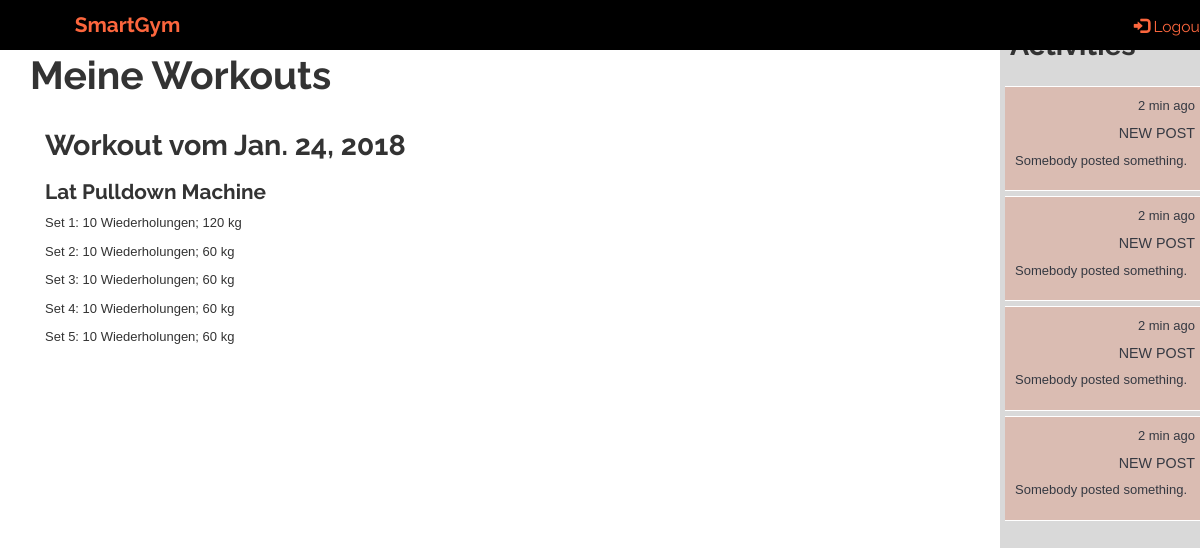
The app's page /tracker/training_units/1 (signed in), older data.
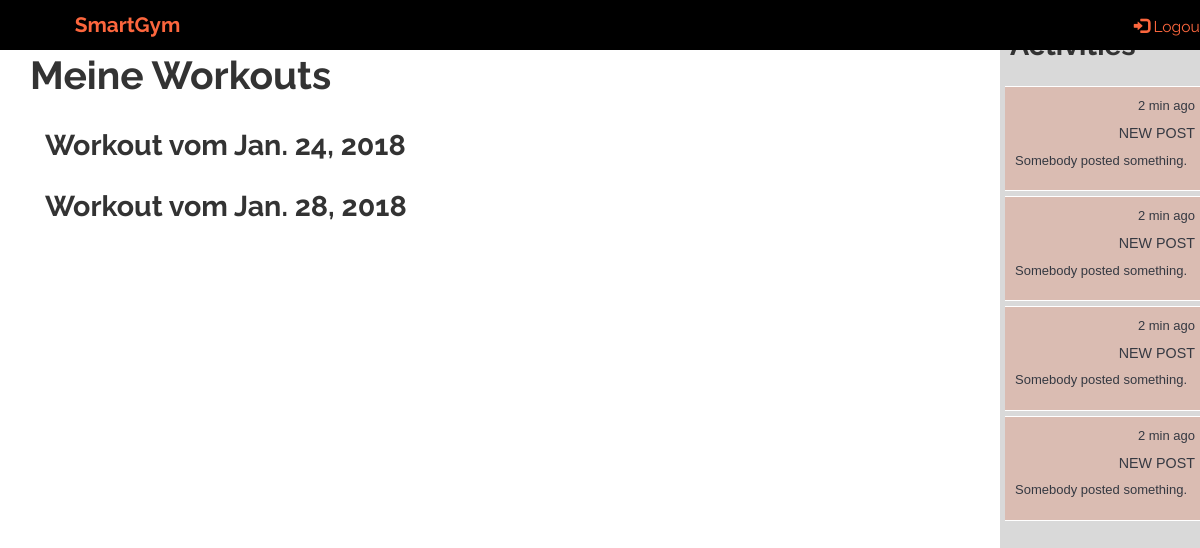
The same page, newer data.
### tracker/models.py (models this page shows, shortened)
class TrainUnit(models.Model, LoginRequiredMixin):
    login_url = '/login/'
    id = models.UUIDField(primary_key=True, default=uuid.uuid4)
    start_time_date = models.DateTimeField(null=False, blank=False)
    end_time_date = models.DateTimeField(null=False, blank=False)
    date = models.DateField(null=False, blank=False)
    user = models.ForeignKey(UserProfile, on_delete=models.CASCADE)
    exercise_units = models.ManyToManyField('ExerciseUnit', related_name='+', blank=True)

class ExerciseUnit(models.Model):
    id = models.UUIDField(primary_key=True, default=uuid.uuid4)
    time_date = models.DateTimeField(null=False, blank=False)
    train_unit = models.ForeignKey(TrainUnit, on_delete=models.CASCADE)
    exercise = models.ForeignKey(Exercise, on_delete=models.CASCADE)

class Exercise(models.Model):
    name = models.CharField(max_length=100, primary_key=True)
    description = models.CharField(max_length=1000, help_text="Insert short description here.")
    muscles = models.ManyToManyField('Muscle', help_text="Muscles trained by the exercise.")
    equipment = models.ManyToManyField('Equipment', help_text="Necessary equipment for the exercise.")
    def __str__(self):
        return self.name

class Set(models.Model):
    id = models.UUIDField(primary_key=True, default=uuid.uuid4)
    date_time = models.DateTimeField(default=timezone.now, null=False, blank=False)
    exercise_unit = models.ForeignKey(ExerciseUnit, on_delete=models.CASCADE)
    repetitions = models.IntegerField(blank=False)
    weight = models.IntegerField(blank=False)
    rfid = models.CharField(blank=False, null=False, max_length=10)
    """
    @classmethod
    def create(cls, repetitions, weight, rfid, exercise_unit=None, date_time=datetime.now()):
        # TODO get exercise_unit for User or create new
        if exercise_unit = None:
            exercise_unit = 1
        set = cls(repetitions=repetitions, weight=weight, exercise_unit=exercise_unit, date_time=date_time)
    """

### tracker/views.py (the view)
# urls.py: url(r'^training_units/(?P<pk>\d+)$', views.TrainingUnitsList.as_view(), name='training_units'),
class TrainingUnitsList(LoginRequiredMixin, generic.ListView):
    model = TrainUnit
    context_object_name = 'training_units'
    template_name = 'tracker/User/training_units.html'
    def get_context_data(self, **kwargs):
        context = super().get_context_data(**kwargs)
        context['base_template'] = 'tracker/User/user_tracker_base.html'
        return context
    def get_queryset(self):
        return TrainUnit.objects.filter(user=self.request.user.userprofile)

### tracker/templates/tracker/User/training_units.html (shortened to what this page needs)
{% extends base_template %}
{% block extra_head %}
{% load static %}
<link rel="stylesheet" href="{% static 'css/style.css' %}">
{% endblock %}
{% block site_content %}
<div class="container background-col">
    <div class="row full-height">
        <div class="col-xs-12 col-sm-12 col-md-12 col-lg-12 padding-0">
            <div class="row row-eq-height">
                <h1>Meine Workouts</h1>
            </div>
        </div>
        <div class="col-xs-12 col-sm-12 col-md-12 col-lg-12">
            {% for train_unit in training_units %}
                <div class="row">
                    <h2>Workout vom {{ train_unit.date }}</h2>
                    {% for exercise_unit in train_unit.exercise_units.all %}
                        <h3>{{ exercise_unit.exercise }}</h3>
                        {% for set in exercise_unit.set_set.all %}
                            <p>Set {{ forloop.counter }}: {{ set.repetitions }} Wiederholungen; {{ set.weight }} kg</p>
                        {% endfor %}
                    {% endfor %}
                </div>
            {% endfor %}
        </div>
    </div>
</div>
{% endblock %}

### tracker/templates/tracker/User/user_tracker_base.html (shortened to what this page needs)
{% extends "tracker/tracker_base.html" %}

### tracker/templates/tracker/tracker_base.html (shortened to what this page needs)
<!DOCTYPE html>
<html lang="en">
<head>
  <link rel="stylesheet" href="https://maxcdn.bootstrapcdn.com/bootstrap/3.3.7/css/bootstrap.min.css">
  {% load static %}
  <link rel="stylesheet" href="{% static 'tracker/css/tracker_style.css' %}">
  {% block extra_head %}
  {% endblock %}
</head>
<body>
    <div id="w">
        <div id="header-wrapper">
            <nav class="navbar navbar-fixed-top">
                <div class="container-fluid" id="header-container">
                    <div class="navbar-header">
                        <a class="navbar-brand" href="/tracker/">SmartGym</a>
                    </div>
                    {% if user.is_authenticated %}
                    <div class="nav navbar-nav navbar-right">
                        <a href="{% url 'logout'%}?next={{request.path}}"><span class="glyphicon glyphicon-log-in"></span> Logout</a>
                    </div>
                    {% endif %}
                </div>
            </nav>
        </div>
        <div id="toggle-wrapper" class="container-fluid">
        <div id="page-content-wrapper">
            <div class="container-fluid">
                <div class="row" id="page-row">
                    <div class="col-xs-12 col-sm-12 col-md-9 col-lg-10" id="content">
                            <a href="#menu-toggle" class="btn btn-secondary" id="menu-toggle">Toggle Menu</a>
                            {% block site_content %}
                            {% endblock %}
                    </div>
                    <div class="hidden-xs hidden-sm col-md-3 col-lg-2 full-height" id="activity-bar">
                        <div class="activity-header">
                            <h2>Activities</h2>
                        </div>
                        <div class="activities">
                            <div class="activity">
                                <div class="activity-log">
                                    <p>2 min ago</p>
                                </div>
                                <div class="activity-content">
                                    <h5>new post</h5>
                                    <p>Somebody posted something.</p>
                                </div>
                            </div>
                            <div class="activity">
                                <div class="activity-log">
                                    <p>2 min ago</p>
                                </div>
                                <div class="activity-content">
                                    <h5>new post</h5>
                                    <p>Somebody posted something.</p>
                                </div>
                            </div>
                            <div class="activity">
                                <div class="activity-log">
                                    <p>2 min ago</p>
                                </div>
                                <div class="activity-content">
                                    <h5>new post</h5>
                                    <p>Somebody posted something.</p>
                                </div>
                            </div>
                            <div class="activity">
                                <div class="activity-log">
                                    <p>2 min ago</p>
                                </div>
                                <div class="activity-content">
                                    <h5>new post</h5>
                                    <p>Somebody posted something.</p>
                                </div>
                            </div>
                        </div>
                    </div>
                </div>
            </div>
        </div>
    </div>
    </div>
    {% load static %}
</body>
</html>

### tracker/static/tracker/css/tracker_style.css (style rules this page uses)
html, body { height: 100%; min-height: 100%; width: 100%; min-width: 100%; margin: 0px; max-width: 100%; padding: 0px; font-family: TrajanPro-Regular, 'Lucida Grande', sans-serif; overflow-x: hidden; }
h2 { font-size: 2.0rem; }
body { padding-top: 50px; }
@media only screen and (min-width: 701px) and (max-width: 1280px) { html, body { font-size: 13px; } }
#toggle-wrapper { padding: 0; -webkit-transition: all 0.5s ease; -moz-transition: all 0.5s ease; -o-transition: all 0.5s ease; transition: all 0.5s ease; }
#page-content-wrapper { width: 100%; position: absolute; padding: 15px; }
.navbar { background: rgb(53, 57, 66); height: 50px; }
.navbar-header a { font-size: 1.6rem; font-weight: bold; color: rgb(252, 102, 61); width: 265px; text-align: center; }
.navbar-header { background-color: black; min-height: 100%; }
.navbar-right { color: rgb(252, 102, 61); font-size: 1.6rem; }
.navbar-right a { color: rgb(252, 102, 61); font-size: 1.2rem; }
@media (min-width:768px) { #toggle-wrapper { padding-left: 0; } }
@media (min-width:768px) { #page-content-wrapper { padding: 0px; position: relative; } }
#activity-bar { background-color: rgb(217, 217, 217); min-height: calc(100vh - 50px); right: 0; position: fixed; padding: 0px; max-height: 100%; }
.activity-header { padding: 10px; }
.activities { height: auto; overflow: scroll; -webkit-overflow-scrolling: touch; -ms-overflow-style: none; max-height: 100%; }
.activity { padding: 6px; margin: 0px; border-top: 1px solid white; border-bottom: 1px solid white; color: rgb(53, 57, 66); height: auto; width: 100%; }
.activity h5 { font-size: 1.1rem; text-transform: uppercase; }
.activity-log { font-size: 0.7rem; text-align: right; }
#page-row { min-height: 100vh; margin: 0px; padding: 0px; }
.container-fluid { margin: 0px; padding: 0px; }
.full-height { min-height: 100%; height: 100%; }

### home/static/home/css/style.css (style rules this page uses)
html, body { height: 100%; min-height: 100%; width: 100%; min-width: 100%; margin: 0px; max-width: 100%; padding: 0px; font-family: TrajanPro-Regular, 'Lucida Grande', sans-serif; }
a { text-decoration: underline; }
h1 { text-transform: capitalize; font-family: 'Raleway', sans-serif; font-weight: bold; margin-bottom: 1.0rem; font-size: 3.0rem; }
h2 { font-family: 'Raleway', sans-serif; font-weight: bold; font-size: 2.2rem; }
.container-fluid { width: 100%; min-height: 100%; padding: 0px; margin: 0px; }
.row { height: auto; width: 100%; margin: 0px; padding: 0px; }
.full-height { height: 100vh; }
.padding-0 { padding: 0px; }
.navbar { font-family: 'Raleway', sans-serif; background-color: black; margin: 0px; padding-left: 10px; padding-right: 10px; font-size: 1.1rem; border-radius: 0px; }
.navbar a { color: #FC663D !important; text-decoration: none; }
.navbar-brand { font-size: 1.3rem; }
.activity { width: 100%; background: rgba(220,160,140,0.5); text-align: left; padding: 10px; margin: 5px; }
.activity h5 { text-align: right; }
.activity p { font-size: 1.0rem; }

Row changes from the older to the newer data that the page shows:
removed ExerciseUnit: exercise "Lat Pulldown Machine", shown under TrainUnit "Jan. 24, 2018"
removed Set: repetitions "10", weight "120"
removed Set: repetitions "10", weight "60"
removed Set: repetitions "10", weight "60"
removed Set: repetitions "10", weight "60"
removed Set: repetitions "10", weight "60"
added TrainUnit: date "Jan. 28, 2018"
